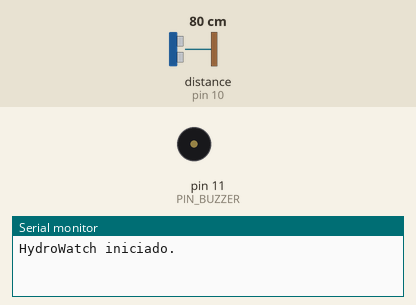
This sketch was run on a simulated Arduino Uno, built with avr-gcc and run on an emulated ATmega328P. Parts: buzzer (waves = sounding), the last lines printed to the serial monitor. Wiring (inferred from the names in the program): ultrasonic range finder: trigger pin 9; echo pin 10. The test bench sets the inputs (shaded band); at power-on: distance to the obstacle (sensor on pin 10) 80 cm. The echo pulse lasts 58.3 µs per cm.

Above: at 0.1 s.
At 1.1 s:
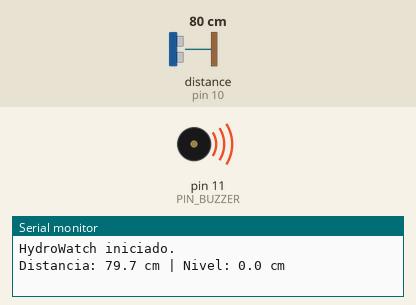
Timing chart, 0 to 2.6 s (numbered marks = the images above):
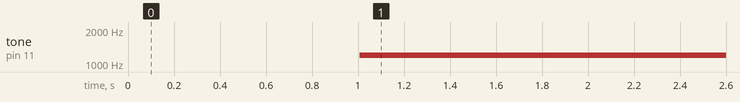

Measured:
- by itself, tone on pin 11 (PIN_BUZZER): silent → 1200 Hz at 1.0 s

The sketch:

HydroWatch.ino
```cpp
const int PIN_TRIG = 9;
const int PIN_ECHO = 10;
const int PIN_BUZZER = 11;

const float ALTURA_TANQUE_CM = 15.0;
const float NIVEL_BAIXO_CM = 3.0;
const float NIVEL_ALTO_CM = 12.0;

const unsigned long INTERVALO_LEITURA_MS = 1000;

unsigned long ultimaLeitura = 0;
float ultimaDistancia = NAN;
float ultimoNivel = NAN;

float medirDistanciaCm() {
  digitalWrite(PIN_TRIG, LOW);
  delayMicroseconds(2);
  digitalWrite(PIN_TRIG, HIGH);
  delayMicroseconds(10);
  digitalWrite(PIN_TRIG, LOW);

  unsigned long duracao = pulseIn(PIN_ECHO, HIGH, 30000);

  if (duracao == 0) {
    return NAN;
  }

  return duracao * 0.0343 / 2.0;
}

void atualizarBuzzer(float nivelCm) {
  bool nivelCritico =
      nivelCm <= NIVEL_BAIXO_CM ||
      nivelCm >= NIVEL_ALTO_CM;

  if (nivelCritico) {
    tone(PIN_BUZZER, 1200);
  } else {
    noTone(PIN_BUZZER);
  }
}

void setup() {
  Serial.begin(115200);

  pinMode(PIN_TRIG, OUTPUT);
  pinMode(PIN_ECHO, INPUT);
  pinMode(PIN_BUZZER, OUTPUT);
  noTone(PIN_BUZZER);

  Serial.println("HydroWatch iniciado.");
}

void loop() {
  unsigned long agora = millis();

  if (agora - ultimaLeitura >= INTERVALO_LEITURA_MS) {
    ultimaLeitura = agora;
    ultimaDistancia = medirDistanciaCm();

    if (isnan(ultimaDistancia)) {
      Serial.println("Falha na leitura do sensor HC-SR04.");
      noTone(PIN_BUZZER);
    } else {
      ultimoNivel =
          constrain(ALTURA_TANQUE_CM - ultimaDistancia,
                    0.0,
                    ALTURA_TANQUE_CM);

      Serial.print("Distancia: ");
      Serial.print(ultimaDistancia, 1);
      Serial.print(" cm | Nivel: ");
      Serial.print(ultimoNivel, 1);
      Serial.println(" cm");

      atualizarBuzzer(ultimoNivel);
    }
  }
}
```
